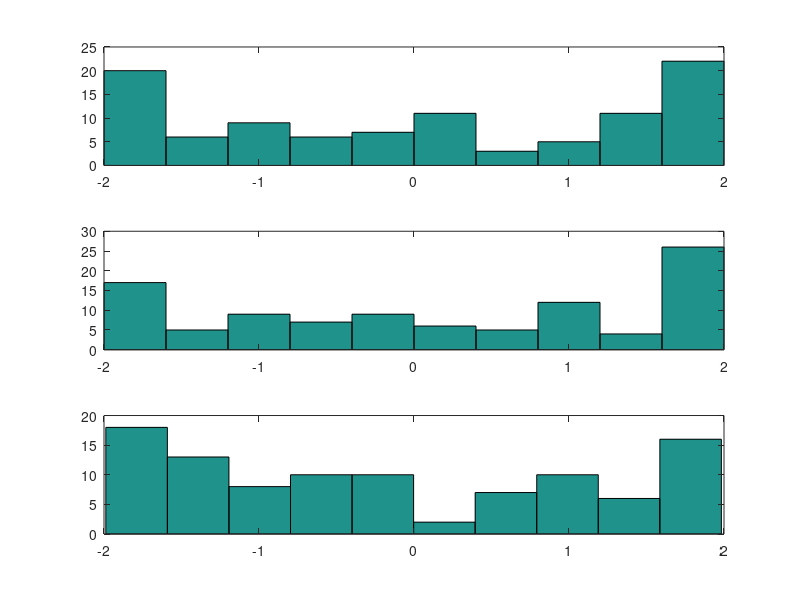
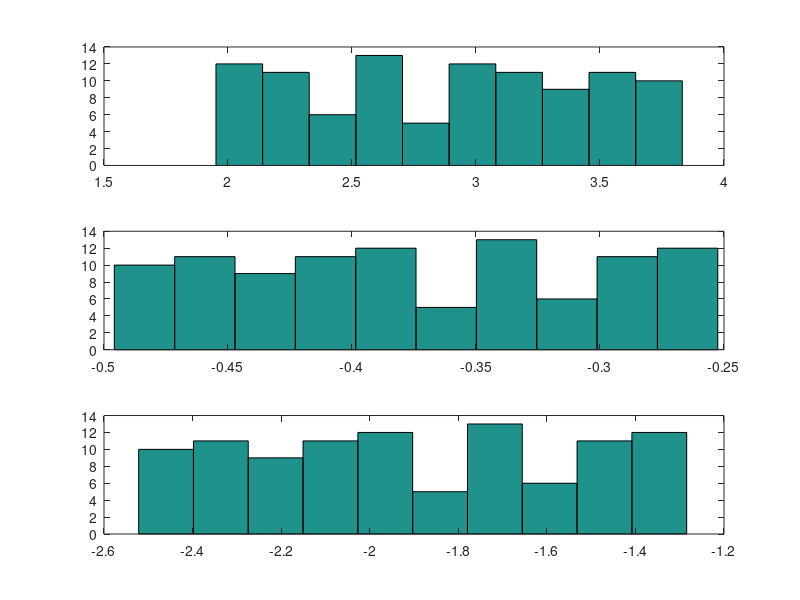

Reproduce these figures in MATLAB, in order.
%% Part I
clc
clear all
close all
%1
%we need 100 phis for 100 signals
elem=100; %rows
obs=1000; %columns
A=2;
f=1;
fs=100;
nTs=(0:1:obs-1)/fs;
for i=1:1:elem
    phi=random('unif',0,2*pi,1,1);
    x(i,:)=A*cos(2*pi*f*nTs+phi);
    B=random('unif',A,2*A,1,1);
    z(i,:)=B*cos(2*pi*f*nTs);
end
%2
i1=randi(obs); %or randi(1000, 1 row, 3 columns)
i2=randi(obs);
i3=randi(obs);
x1=x(:,i1);
x2=x(:,i2);
x3=x(:,i3);
z1=z(:,i1);
z2=z(:,i2);
z3=z(:,i3);
figure
subplot(3,1,1)
hist(x1)
subplot(3,1,2)
hist(x2)
subplot(3,1,3)
hist(x3)
figure
subplot(3,1,1)
hist(z1)
subplot(3,1,2)
hist(z2)
subplot(3,1,3)
hist(z3)

%% Part II
clear all
close all
clc
elem=100; %rows
obs=1000; %columns
x=ones(elem,obs);
for i=1:1:elem
    r=randi([-12 12]);
    x(i,:)=r.*x(i,:);
end